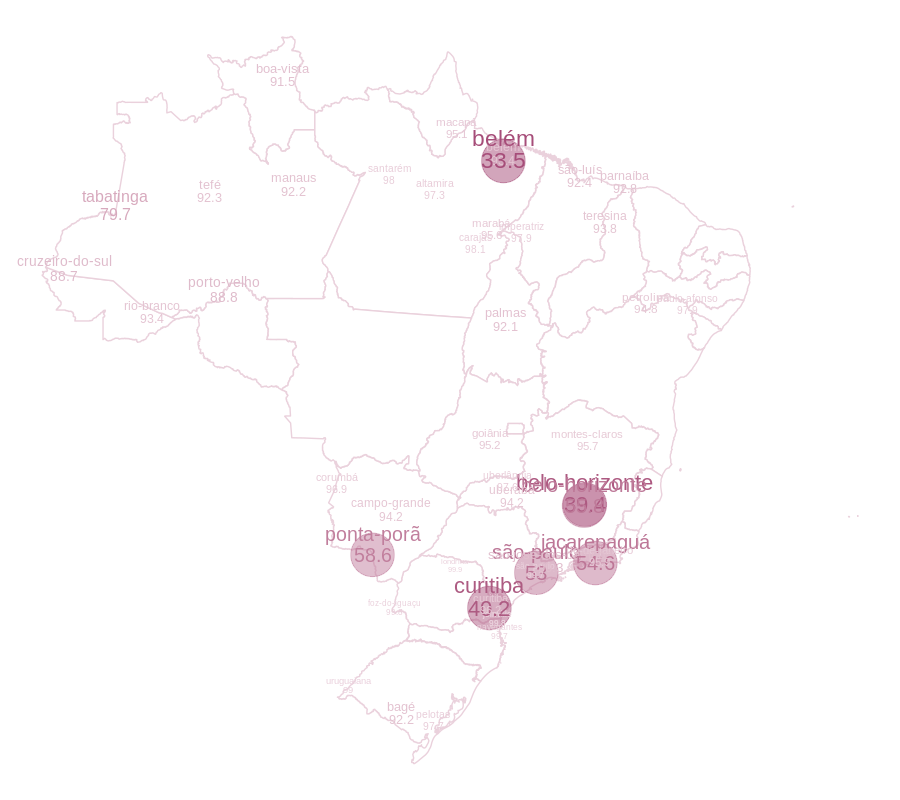

R code for this plot:
# Pacotes
library(tidyverse)
library(sweep)  
library(timetk)
library(forecast)
library(lubridate)
library(ggpubr)
library(gridExtra)
library(sf)

# Chamando funções do script Aux_functions
source("analysis/aux_functions.R")

# Ler a base
df <- read_csv("redefined/historico_aeroportos_atuais.csv")
glimpse(df)

# Vou usar a função forecast_calculate do pergunta1_generalização porque ele guarda uma função que calcula o forecast de maneira
# Para a base da infraero
source("analysis/pergunta1_generalizacao.R")

# Organizando a base de dados para rodar a métrica de redução para todos os aeroportos
df_nested <- df %>% 
  # Selecionando somente variáveis relevantes e uma métrica 
  select(data, nome_aeroporto, emb_desemb_no_mes) %>% 
  # Agrupando pelo nome do aeroporto
  group_by(nome_aeroporto) %>% 
  # Fazendo nest das bases de cada aeroporto
  nest() %>% 
  # Rodando calculo do forecast de redução para cada aeroporto
  mutate(., results = map(data, forecast_calculate)) %>% 
  select(-data) 


df_reducao <- df_nested %>%
  # Pegando base com os percentuais de redução
  mutate(., text_data = map(results, pluck, 2)) %>% 
  select(-results) %>% 
  # Retornando base para formato linha/coluna
  unnest(
    cols = text_data
  ) %>% 
  ungroup()

# Lendo base com informação sobre localização dos aeroportos
df_aeroportos <- read_csv("redefined/aeroportos.csv")

# Juntando as bases 
df_joined <- left_join(df_reducao, df_aeroportos, by = c("nome_aeroporto" = "aeroporto")) %>% 
  mutate(flag_menos_reducao = value_perc < 60)

# Lendo shapefile para basemap
shp <- st_read("redefined/shp/UFEBRASIL.shp")

ggplot() +
  geom_sf(data = shp, fill = "white", color = "#ead1dc") +
  geom_point(
    data = df_joined %>% filter(flag_menos_reducao),
    aes(x = latitude, y = longitude, color = value_perc, size = value_perc),
    alpha = 0.5, size= 15) +
  geom_text(
    data =  df_joined,
    aes(x = latitude, y = longitude, color = value_perc, size = value_perc, label = mun),
    vjust = -1) + 
  geom_text(
    data = df_joined,
    aes(x = latitude, y = longitude, color = value_perc, size = value_perc, label = value_perc)) + 
  guides(color = FALSE, size = FALSE) +
  scale_size_continuous(trans = "reverse", range = c(2, 6)) +
  scale_color_gradient(low = "#ead1dc", high = "#a64d79", trans = "reverse") + 
  theme_void() 
